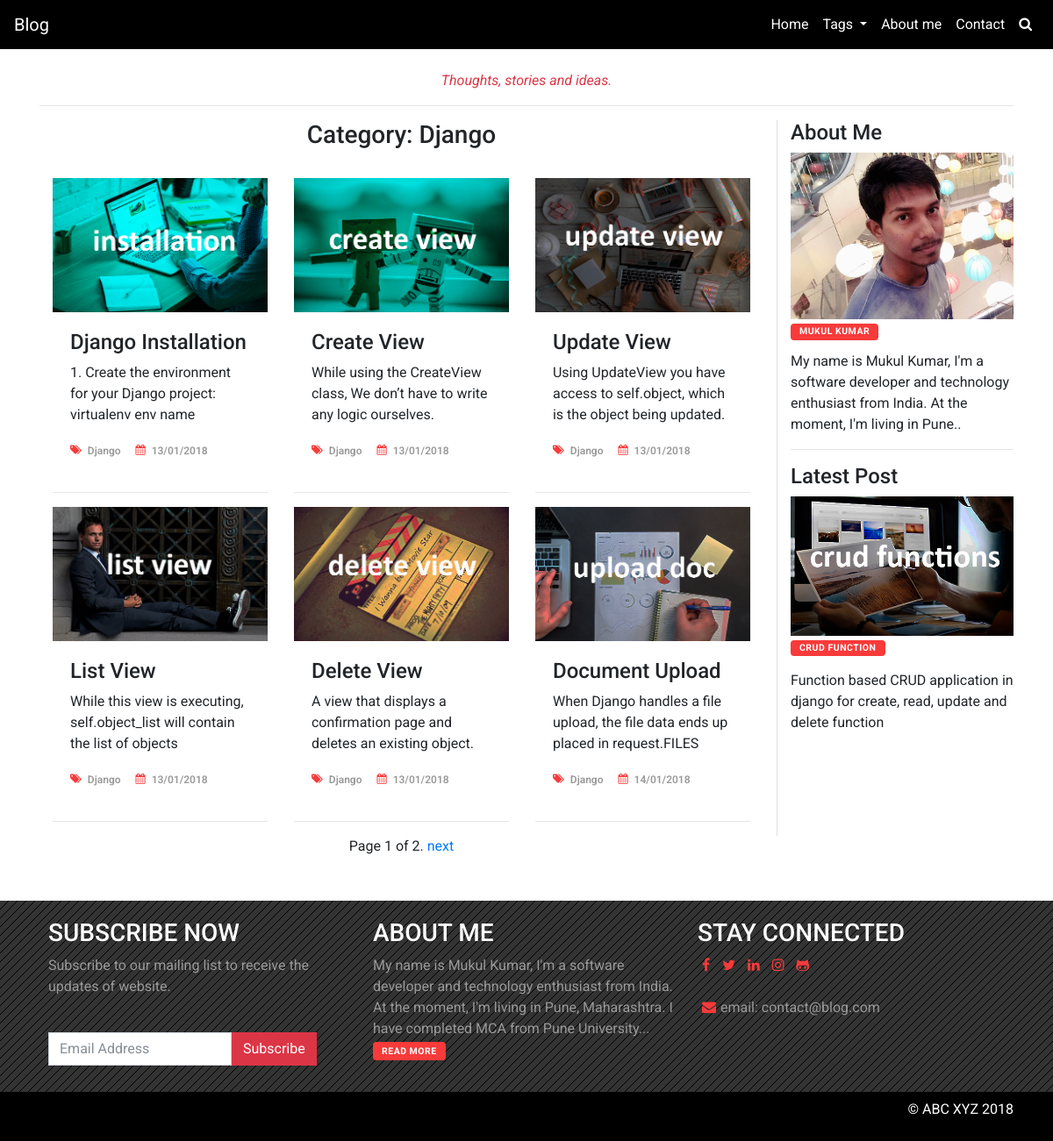
Page /tag/2/ on the committed database.
### blogapp/models.py (models this page shows, shortened)
class Tags(models.Model):
    tag_name = models.CharField(max_length=100, blank=False, null=False)
    tag_status = models.BooleanField(default=True)
    class Meta:
        verbose_name = 'Tag'
        verbose_name_plural = 'Tags'

class Blog(models.Model):
    title = models.CharField(max_length=100, blank=False, null=False)
    post_image = models.ImageField(upload_to = 'post_img/', default = 'post_img/post.png', blank=True, null=True)
    tag = models.ForeignKey(Tags, models.DO_NOTHING)
    user = models.ForeignKey(User, models.DO_NOTHING)
    created_at = models.DateTimeField(auto_now_add=True)
    updated_at = models.DateTimeField(auto_now=True)
    description = models.TextField(blank=False, null=False)
    short_description = models.TextField(blank=False, null=False)
    class Meta:
        verbose_name = 'Blog'
        verbose_name_plural = 'Blogs'

### blogapp/views.py (the view)
# urls.py: url(r'^tag/(?P<tag_id>\d+)/$', views.Tag.as_view(template_name='tags.html'), name='tags'),
class Tag(TemplateView):
    def get(self, request, **kwargs):
        tagdetails = Tags.objects.all()
        tag_id = int(kwargs['tag_id'])
        try:
            tag_detail = Tags.objects.get(pk=tag_id)
        except:
            tag_detail = None
        blogdetail_list = Blog.objects.filter(tag_id=tag_id)
        try:
            page = int(kwargs['num'])
        except:
            page = None
        paginator = Paginator(blogdetail_list, 6)
        try:
            blogdetails = paginator.page(page)
        except PageNotAnInteger:
            blogdetails = paginator.page(1)
        except EmptyPage:
            blogdetails = paginator.page(paginator.num_pages)
        latestblog = Blog.objects.latest('id')
        return render(request, self.template_name, { 'tagdetails': tagdetails, 'blogdetails': blogdetails, 'tag_detail': tag_detail, 'latestblog': latestblog })

### templates/tags.html (shortened to what this page needs)
{% extends "base.html" %}
{% load static %}
{% block content %}
    <div class="container">
        <div class="row">
            <div class="col-md-12 text-center">
                <br>
                <p class="text-danger"><i>Thoughts, stories and ideas.</i></p>
                <hr>
            </div>
        </div>
        <div class="row">
            <div class="col-md-9">
                <h3 class="text-center">Category: {{ tag_detail.tag_name }}</h3>
                <br>
                {% for blogdetail in blogdetails %}
                    <div class="col-md-4 card_container">
                        <div class="card">
                            <a href="{% url 'post' post_id=blogdetail.id %}"><img class="card-img-top" src="{{ blogdetail.post_image.url }}" alt="Card image cap"></a>
                            <div class="card-body">
                                <h4><a href="{% url 'post' post_id=blogdetail.id %}" class="card-title">{{ blogdetail.title }}</a></h4>
                                {% autoescape off %}
                                    <div class="card-text blog_description">{{ blogdetail.short_description }}</div>
                                {% endautoescape %}
                                <ul class="post_information">
                                    <li><i class="fa fa-tags"></i><a href="#">{{ blogdetail.tag.tag_name }}</a></li>
                                    <li><i class="fa fa-calendar"></i>
                                        <time class="post-date" datetime="2017-11-11">{{ blogdetail.created_at|date:'d/m/Y' }}</time>
                                    </li>
                                </ul>
                            </div>
                        </div>
                        <hr>
                    </div>
                {% endfor %}
            </div>
            <div class="col-md-3 sidebar">
                <div class="widget_content">
                    <div class="widget-title">
                        <h4>About Me</h4>
                    </div>
                    <div class="widget-content">
                        <img src="{% static 'images/img_profile.jpg' %}" class="img-fluid">
                        <h2><a href="{% url 'about' %}" class="category sidebar-btn">Mukul Kumar</a></h2>
                        <p>My name is Mukul Kumar, I'm a software developer and technology enthusiast from India. At the moment, I'm living in Pune..</p>
                    </div>
                </div>
                <hr>
                <div class="widget_content">
                    <div class="widget-title">
                        <h4>Latest Post</h4>
                    </div>
                    <div class="widget-content">
                        <img src="{{ latestblog.post_image.url }}" class="img-fluid">
                        <h2><a href="{% url 'post' post_id=latestblog.id %}" class="category sidebar-btn">{{ latestblog.title }}</a></h2>
                        {% autoescape off %}
                            <p>{{ latestblog.short_description }}</p>
                        {% endautoescape %}
                    </div>
                </div>
            </div>
        </div>
        <div class="row">
            <div class="col-md-9">
                <div class="text-center">
                    <span>
                        Page {{ blogdetails.number }} of {{ blogdetails.paginator.num_pages }}.
                    </span>
                    {% if blogdetails.has_next %}
                        <a href="{% url 'tag_page' tag_id=tag_detail.id num=blogdetails.next_page_number %}">next</a>
                    {% endif %}
                </div>
            </div>
        </div>
    </div>
{% endblock %}

### static/css/style.css (style rules this page uses)
body { font-family: 'Roboto', sans-serif; overflow: hidden; }
.category { background: #F83A3A; display: inline-block; text-transform: uppercase; border-radius: 4px; font-size: 10.5px; color: #FFFFFF; padding: 3px 10px; letter-spacing: 0.5px; font-weight: 700; }
.post_information { list-style: none; padding: 0px; margin: 0px; }
.post_information li a, .post_information li time { color: #FFFFFF; }
.post_information li { display: inline-block; margin-right: 13px; font-size: 12px; font-weight: 600; }
.post_information li i { float: left; color: #F83A3A; margin-right: 7px; top: 2px; position: relative; }
.card_container { float: left; }
.card { border: none; border-radius: none; }
.card-title { color: #212529; }
.card-img-top { border-top-left-radius: 0px; border-top-right-radius: 0px; }
.card_container .post_information li a, .card_container .post_information li time { color: #999 !important; }
.sidebar { border-left: 1px solid #E1E1E1; }
.widget-title { position: relative; }
.widget-content h2 { font-size: 14px; margin: 0px; font-weight: 600; margin-bottom: 12px; }
.blog_description p { overflow: hidden; display: -webkit-box; -webkit-line-clamp: 3; -webkit-box-orient: vertical; }
.sidebar-btn { margin-top: 5px; }

### rows in the picture
Tags: tag_name "Django"
Blog: post_image (picture), title "Django Installation", short_description "1. Create the environment for your Django project: virtualenv env name", tag.tag_name "Django", created_at "13/01/2018"
Blog: post_image (picture), title "Create View", short_description "While using the CreateView class, We don’t have to write any logic ourselves.", tag.tag_name "Django", created_at "13/01/2018"
Blog: post_image (picture), title "Update View", short_description "Using UpdateView you have access to self.object, which is the object being updated.", tag.tag_name "Django", created_at "13/01/2018"
Blog: post_image (picture), title "List View", short_description "While this view is executing, self.object_list will contain the list of objects", tag.tag_name "Django", created_at "13/01/2018"
Blog: post_image (picture), title "Delete View", short_description "A view that displays a confirmation page and deletes an existing object.", tag.tag_name "Django", created_at "13/01/2018"
Blog: post_image (picture), title "Document Upload", short_description "When Django handles a file upload, the file data ends up placed in request.FILES", tag.tag_name "Django", created_at "14/01/2018"
Blog: post_image (picture), title "CRUD FUNCTION", short_description "Function based CRUD application in django for create, read, update and delete function"

### other values in the picture
{{ blogdetails.number }} "1"
{{ blogdetails.paginator.num_pages }} "2"
